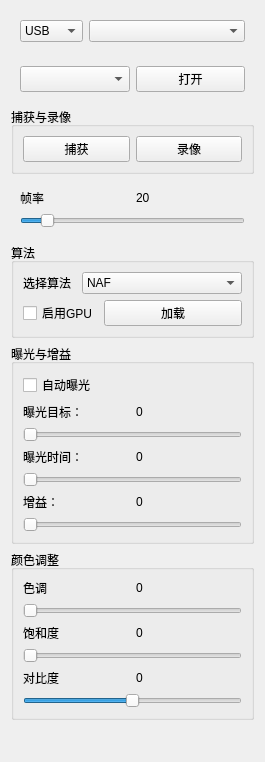
       <widget class="QWidget" name="page_7">
        <property name="geometry">
         <rect>
          <x>0</x>
          <y>0</y>
          <width>265</width>
          <height>762</height>
         </rect>
        </property>
        <attribute name="label">
         <string>相机</string>
        </attribute>
        <layout class="QVBoxLayout" name="verticalLayout_4">
         <item>
          <widget class="QWidget" name="widget_7" native="true">
           <layout class="QHBoxLayout" name="horizontalLayout_14">
            <item>
             <widget class="QComboBox" name="m_cbx_camera_type">
              <property name="sizePolicy">
               <sizepolicy hsizetype="Expanding" vsizetype="Preferred">
                <horstretch>1</horstretch>
                <verstretch>0</verstretch>
               </sizepolicy>
              </property>
              <item>
               <property name="text">
                <string>USB</string>
               </property>
              </item>
              <item>
               <property name="text">
                <string>TOUP</string>
               </property>
              </item>
             </widget>
            </item>
            <item>
             <widget class="QComboBox" name="m_cbx_camera_list">
              <property name="sizePolicy">
               <sizepolicy hsizetype="Expanding" vsizetype="Preferred">
                <horstretch>3</horstretch>
                <verstretch>0</verstretch>
               </sizepolicy>
              </property>
             </widget>
            </item>
           </layout>
          </widget>
         </item>
         <item>
          <widget class="QWidget" name="widget_2" native="true">
           <layout class="QHBoxLayout" name="horizontalLayout_13">
            <item>
             <widget class="QComboBox" name="m_cmb_resolution">
              <property name="sizePolicy">
               <sizepolicy hsizetype="Preferred" vsizetype="Preferred">
                <horstretch>2</horstretch>
                <verstretch>0</verstretch>
               </sizepolicy>
              </property>
             </widget>
            </item>
            <item>
             <widget class="QPushButton" name="m_btn_open_camera">
              <property name="sizePolicy">
               <sizepolicy hsizetype="Preferred" vsizetype="Preferred">
                <horstretch>2</horstretch>
                <verstretch>0</verstretch>
               </sizepolicy>
              </property>
              <property name="text">
               <string>打开</string>
              </property>
              <property name="checkable">
               <bool>true</bool>
              </property>
              <property name="checked">
               <bool>false</bool>
              </property>
             </widget>
            </item>
           </layout>
          </widget>
         </item>
         <item>
          <widget class="QGroupBox" name="groupBox">
           <property name="sizePolicy">
            <sizepolicy hsizetype="Minimum" vsizetype="Fixed">
             <horstretch>0</horstretch>
             <verstretch>0</verstretch>
            </sizepolicy>
           </property>
           <property name="title">
            <string>捕获与录像</string>
           </property>
           <layout class="QHBoxLayout" name="horizontalLayout_3">
            <item>
             <widget class="QPushButton" name="pushButton_2">
              <property name="sizePolicy">
               <sizepolicy hsizetype="Minimum" vsizetype="Fixed">
                <horstretch>0</horstretch>
                <verstretch>0</verstretch>
               </sizepolicy>
              </property>
              <property name="text">
               <string>捕获</string>
              </property>
             </widget>
            </item>
            <item>
             <widget class="QPushButton" name="pushButton_3">
              <property name="sizePolicy">
               <sizepolicy hsizetype="Preferred" vsizetype="Fixed">
                <horstretch>0</horstretch>
                <verstretch>0</verstretch>
               </sizepolicy>
              </property>
              <property name="text">
               <string>录像</string>
              </property>
              <property name="checkable">
               <bool>true</bool>
              </property>
             </widget>
            </item>
           </layout>
          </widget>
         </item>
         <item>
          <widget class="QWidget" name="widget_6" native="true">
           <layout class="QVBoxLayout" name="verticalLayout_6">
            <item>
             <layout class="QHBoxLayout" name="horizontalLayout_7">
              <item>
               <widget class="QLabel" name="label_fps_text">
                <property name="text">
                 <string>帧率</string>
                </property>
               </widget>
              </item>
              <item>
               <widget class="QLabel" name="label_fps">
                <property name="text">
                 <string>20</string>
                </property>
               </widget>
              </item>
             </layout>
            </item>
            <item>
             <widget class="QSlider" name="horizontalSlider_8">
              <property name="minimum">
               <number>1</number>
              </property>
              <property name="maximum">
               <number>200</number>
              </property>
              <property name="value">
               <number>20</number>
              </property>
              <property name="orientation">
               <enum>Qt::Horizontal</enum>
              </property>
             </widget>
            </item>
           </layout>
          </widget>
         </item>
         <item>
          <widget class="QGroupBox" name="groupBox_6">
           <property name="title">
            <string>算法</string>
           </property>
           <layout class="QVBoxLayout" name="verticalLayout_9">
            <item>
             <layout class="QHBoxLayout" name="horizontalLayout_15">
              <item>
               <widget class="QLabel" name="label_13">
                <property name="sizePolicy">
                 <sizepolicy hsizetype="Preferred" vsizetype="Preferred">
                  <horstretch>1</horstretch>
                  <verstretch>0</verstretch>
                 </sizepolicy>
                </property>
                <property name="text">
                 <string>选择算法</string>
                </property>
               </widget>
              </item>
              <item>
               <widget class="QComboBox" name="comboBox_2">
                <property name="sizePolicy">
                 <sizepolicy hsizetype="Preferred" vsizetype="Fixed">
                  <horstretch>3</horstretch>
                  <verstretch>0</verstretch>
                 </sizepolicy>
                </property>
                <item>
                 <property name="text">
                  <string>NAF</string>
                 </property>
                </item>
                <item>
                 <property name="text">
                  <string>TinyPose</string>
                 </property>
                </item>
                <item>
                 <property name="text">
                  <string>SegUnet</string>
                 </property>
                </item>
                <item>
                 <property name="text">
                  <string>FP</string>
                 </property>
                </item>
                <item>
                 <property name="text">
                  <string>YoloX</string>
                 </property>
                </item>
               </widget>
              </item>
             </layout>
            </item>
            <item>
             <layout class="QHBoxLayout" name="horizontalLayout_12" stretch="0,0">
              <item>
               <widget class="QCheckBox" name="checkBox_4">
                <property name="sizePolicy">
                 <sizepolicy hsizetype="Minimum" vsizetype="Fixed">
                  <horstretch>1</horstretch>
                  <verstretch>0</verstretch>
                 </sizepolicy>
                </property>
                <property name="text">
                 <string>启用GPU</string>
                </property>
               </widget>
              </item>
              <item>
               <widget class="QPushButton" name="m_btn_load_algorithm">
                <property name="sizePolicy">
                 <sizepolicy hsizetype="Minimum" vsizetype="Fixed">
                  <horstretch>3</horstretch>
                  <verstretch>0</verstretch>
                 </sizepolicy>
                </property>
                <property name="text">
                 <string>加载</string>
                </property>
                <property name="checkable">
                 <bool>true</bool>
                </property>
               </widget>
              </item>
             </layout>
            </item>
           </layout>
          </widget>
         </item>
         <item>
          <widget class="QGroupBox" name="groupBox_3">
           <property name="sizePolicy">
            <sizepolicy hsizetype="Expanding" vsizetype="Preferred">
             <horstretch>0</horstretch>
             <verstretch>0</verstretch>
            </sizepolicy>
           </property>
           <property name="title">
            <string>曝光与增益</string>
           </property>
           <layout class="QGridLayout" name="gridLayout_3">
            <item row="4" column="1">
             <layout class="QHBoxLayout" name="horizontalLayout_4">
              <item>
               <widget class="QLabel" name="label_2">
                <property name="text">
                 <string>曝光目标：</string>
                </property>
               </widget>
              </item>
              <item>
               <widget class="QLabel" name="label_exp_target">
                <property name="text">
                 <string>0</string>
                </property>
               </widget>
              </item>
             </layout>
            </item>
            <item row="13" column="1">
             <widget class="QSlider" name="expGainSlider">
              <property name="orientation">
               <enum>Qt::Horizontal</enum>
              </property>
             </widget>
            </item>
            <item row="11" column="1">
             <layout class="QHBoxLayout" name="horizontalLayout_6">
              <item>
               <widget class="QLabel" name="label_4">
                <property name="text">
                 <string>增益：</string>
                </property>
               </widget>
              </item>
              <item>
               <widget class="QLabel" name="label_exp_gain">
                <property name="text">
                 <string>0</string>
                </property>
               </widget>
              </item>
             </layout>
            </item>
            <item row="8" column="1">
             <layout class="QHBoxLayout" name="horizontalLayout_5">
              <item>
               <widget class="QLabel" name="label_3">
                <property name="text">
                 <string>曝光时间：</string>
                </property>
               </widget>
              </item>
              <item>
               <widget class="QLabel" name="label_exp_time">
                <property name="text">
                 <string>0</string>
                </property>
               </widget>
              </item>
             </layout>
            </item>
            <item row="7" column="1">
             <widget class="QSlider" name="expTargetlSlider">
              <property name="orientation">
               <enum>Qt::Horizontal</enum>
              </property>
             </widget>
            </item>
            <item row="1" column="1">
             <widget class="QCheckBox" name="autoExpocheckBox">
              <property name="text">
               <string>自动曝光</string>
              </property>
             </widget>
            </item>
            <item row="10" column="1">
             <widget class="QSlider" name="expTimeSlider">
              <property name="singleStep">
               <number>1000</number>
              </property>
              <property name="pageStep">
               <number>1000</number>
              </property>
              <property name="orientation">
               <enum>Qt::Horizontal</enum>
              </property>
             </widget>
            </item>
           </layout>
          </widget>
         </item>
         <item>
          <widget class="QGroupBox" name="groupBox_4">
           <property name="title">
            <string>颜色调整</string>
           </property>
           <layout class="QVBoxLayout" name="verticalLayout_8">
            <item>
             <layout class="QHBoxLayout" name="horizontalLayout_8">
              <item>
               <widget class="QLabel" name="label_7">
                <property name="text">
                 <string>色调</string>
                </property>
               </widget>
              </item>
              <item>
               <widget class="QLabel" name="label_8">
                <property name="text">
                 <string>0</string>
                </property>
               </widget>
              </item>
             </layout>
            </item>
            <item>
             <widget class="QSlider" name="horizontalSlider_4">
              <property name="maximum">
               <number>179</number>
              </property>
              <property name="orientation">
               <enum>Qt::Horizontal</enum>
              </property>
             </widget>
            </item>
            <item>
             <layout class="QHBoxLayout" name="horizontalLayout_10">
              <item>
               <widget class="QLabel" name="label_10">
                <property name="text">
                 <string>饱和度</string>
                </property>
               </widget>
              </item>
              <item>
               <widget class="QLabel" name="label_9">
                <property name="text">
                 <string>0</string>
                </property>
               </widget>
              </item>
             </layout>
            </item>
            <item>
             <widget class="QSlider" name="horizontalSlider_5">
              <property name="maximum">
               <number>255</number>
              </property>
              <property name="orientation">
               <enum>Qt::Horizontal</enum>
              </property>
             </widget>
            </item>
            <item>
             <layout class="QHBoxLayout" name="horizontalLayout_11">
              <item>
               <widget class="QLabel" name="label_11">
                <property name="text">
                 <string>对比度</string>
                </property>
               </widget>
              </item>
              <item>
               <widget class="QLabel" name="label_12">
                <property name="text">
                 <string>0</string>
                </property>
               </widget>
              </item>
             </layout>
            </item>
            <item>
             <widget class="QSlider" name="horizontalSlider_6">
              <property name="minimum">
               <number>-1</number>
              </property>
              <property name="maximum">
               <number>1</number>
              </property>
              <property name="singleStep">
               <number>0</number>
              </property>
              <property name="value">
               <number>0</number>
              </property>
              <property name="orientation">
               <enum>Qt::Horizontal</enum>
              </property>
             </widget>
            </item>
           </layout>
          </widget>
         </item>
         <item>
          <widget class="QWidget" name="widget" native="true">
           <property name="sizePolicy">
            <sizepolicy hsizetype="Preferred" vsizetype="Expanding">
             <horstretch>0</horstretch>
             <verstretch>0</verstretch>
            </sizepolicy>
           </property>
          </widget>
         </item>
        </layout>
       </widget>
